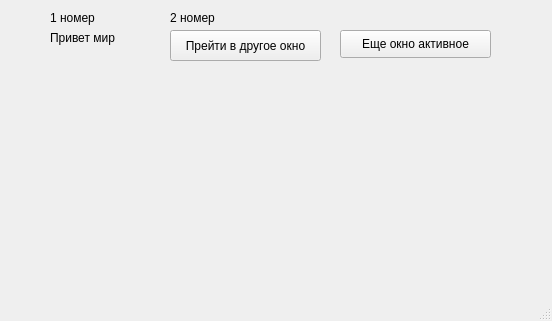
<?xml version="1.0" encoding="UTF-8"?>
<ui version="4.0">
 <class>MainWindow</class>
 <widget class="QMainWindow" name="MainWindow">
  <property name="geometry">
   <rect>
    <x>0</x>
    <y>0</y>
    <width>552</width>
    <height>321</height>
   </rect>
  </property>
  <property name="windowTitle">
   <string>MainWindow</string>
  </property>
  <widget class="QWidget" name="centralwidget">
   <widget class="QPushButton" name="pushButton">
    <property name="geometry">
     <rect>
      <x>170</x>
      <y>30</y>
      <width>151</width>
      <height>31</height>
     </rect>
    </property>
    <property name="text">
     <string>Прейти в другое окно</string>
    </property>
   </widget>
   <widget class="QLabel" name="label">
    <property name="geometry">
     <rect>
      <x>50</x>
      <y>30</y>
      <width>71</width>
      <height>16</height>
     </rect>
    </property>
    <property name="text">
     <string>Привет мир</string>
    </property>
   </widget>
   <widget class="QLabel" name="label_2">
    <property name="geometry">
     <rect>
      <x>50</x>
      <y>10</y>
      <width>55</width>
      <height>16</height>
     </rect>
    </property>
    <property name="text">
     <string>1 номер</string>
    </property>
   </widget>
   <widget class="QLabel" name="label_3">
    <property name="geometry">
     <rect>
      <x>170</x>
      <y>10</y>
      <width>55</width>
      <height>16</height>
     </rect>
    </property>
    <property name="text">
     <string>2 номер</string>
    </property>
   </widget>
   <widget class="QPushButton" name="pushButton_2">
    <property name="geometry">
     <rect>
      <x>340</x>
      <y>30</y>
      <width>151</width>
      <height>28</height>
     </rect>
    </property>
    <property name="text">
     <string>Еще окно активное</string>
    </property>
   </widget>
  </widget>
  <widget class="QMenuBar" name="menubar">
   <property name="geometry">
    <rect>
     <x>0</x>
     <y>0</y>
     <width>552</width>
     <height>26</height>
    </rect>
   </property>
  </widget>
  <widget class="QStatusBar" name="statusbar"/>
 </widget>
 <resources/>
 <connections/>
</ui>
